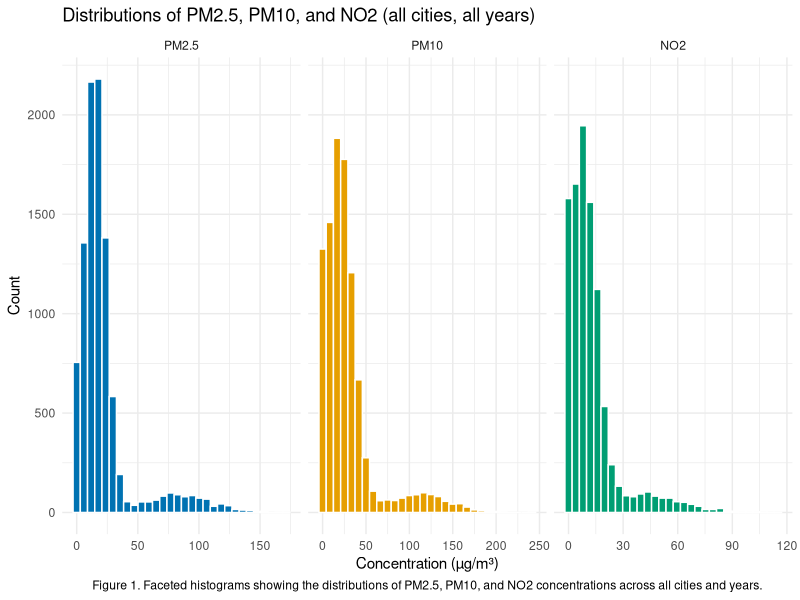
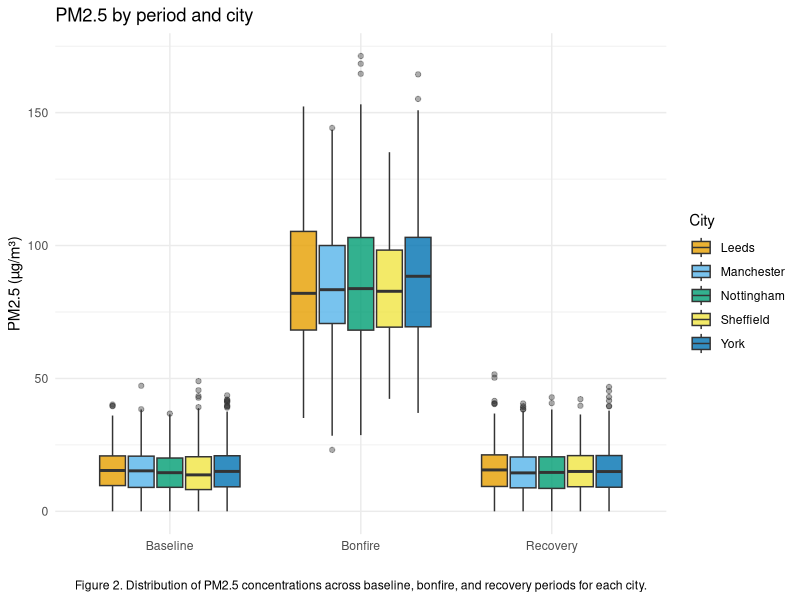
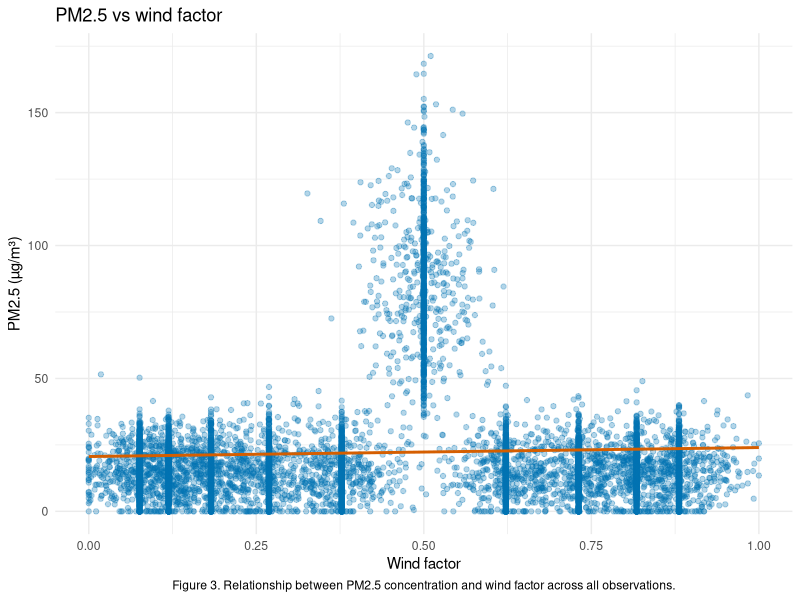
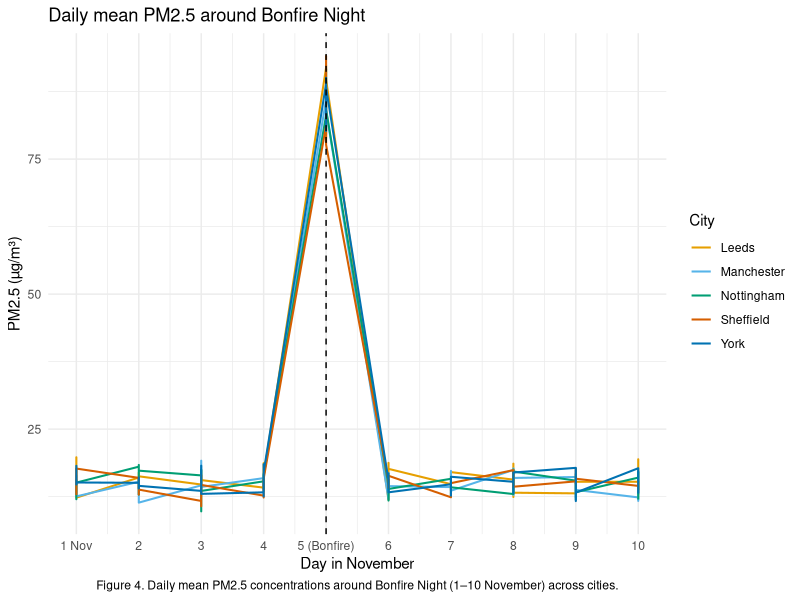
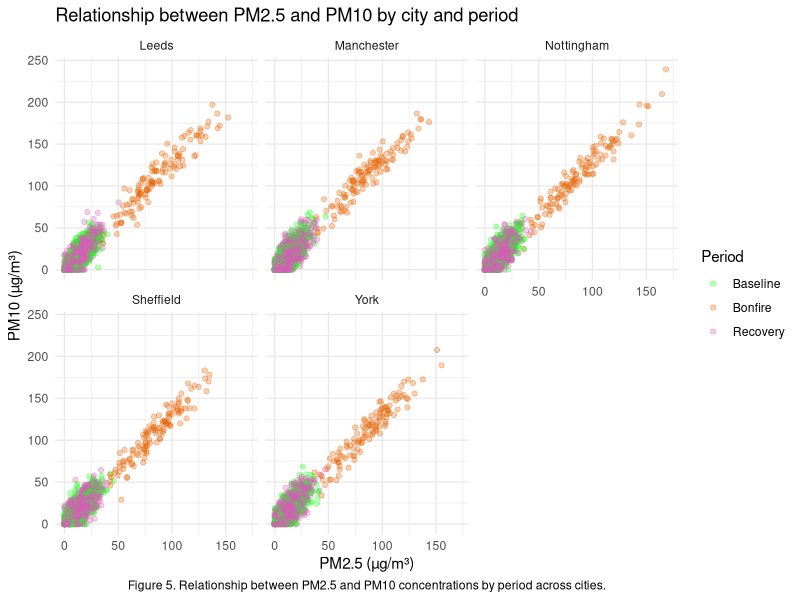
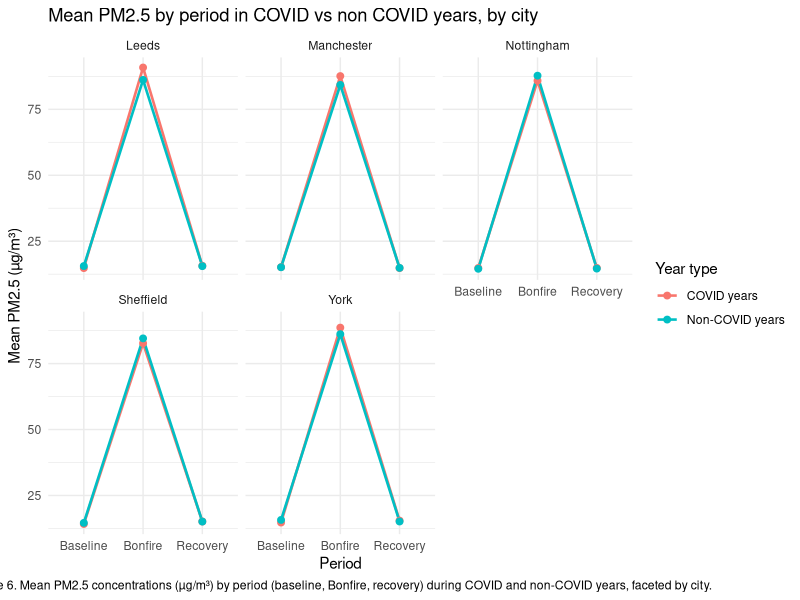

Source code (R) for these figures, in order: (Note: this script raises an error after producing the figures.)
#libraries
library(tidyverse)
library(lubridate)
library(ggplot2)
#----------Distribution of PM2.5 PM10 no2(all cities,all years)--------
data <- read_csv("intro_ds.csv") %>%
  mutate(
    date=dmy(date),
    year=year(date),
    no2=pmax(0,no2),
    pm10=pmax(0,pm10),
    pm25=pmax(0,pm25))
# Long format
data_long<-data %>%
  pivot_longer(
    cols =c(pm25,pm10,no2),
    names_to="pollutant",
    values_to="value") %>%mutate(
    pollutant=factor(
      pollutant,
      levels=c("pm25","pm10","no2"),
      labels=c("PM2.5","PM10","NO2")))
#colour blind palettes
colour<- c("PM2.5"="#0072B2", #Brilliant Blue  
         "PM10"="#E69F00",  # saturated Orange 
         "NO2"="#009E73")   #Bluish Green
ggplot(data_long, aes(x=value, fill=pollutant)) +
  geom_histogram(bins=30, colour="white") +
  facet_wrap(~ pollutant, scales="free_x") +
  scale_fill_manual(values=colour,guide="none") +
  labs(
    title="Distributions of PM2.5, PM10, and NO2 (all cities, all years)",
    x="Concentration (µg/m³)",y="Count",
    caption="Figure 1. Faceted histograms showing the distributions of PM2.5, PM10, and NO2 concentrations across all cities and years." ) +
  theme_minimal()+theme(
    plot.caption=element_text(hjust = 0.5))


#--------------------------PM2.5 by period and city-----------------------------------

# Create period variable (Baseline / Bonfire / Recovery)
data<-data %>%
  mutate(
    bonfire_days=as.numeric(date - as.Date(paste0(year, "-11-01"))),
    period=case_when(
      bonfire_days<4  ~ "Baseline",
      bonfire_days==4 ~ "Bonfire",
      bonfire_days>4  ~ "Recovery"))
#Colour blind safe palette for cities
colour2<-c(
  "Leeds"="#E69F00",     #Hot Butter
  "Manchester"="#56B4E9",# sky blue
  "Nottingham"="#009E73",#bluish-green
  "Sheffield"="#F0E442",#warm yellow
  "York"="#0072B2")#Brilliant Blue
#Boxplot chart
ggplot(data, aes(x=period, y=pm25, fill=city)) +
  geom_boxplot(alpha=0.8, outlier.alpha=0.4) +
  scale_fill_manual(values=colour2) +
  labs(
    title="PM2.5 by period and city",
    x="",
    y="PM2.5 (µg/m³)",
    fill="City",
    caption="Figure 2. Distribution of PM2.5 concentrations across baseline, bonfire, and recovery periods for each city.") +
  theme_minimal()+ theme(
    plot.caption=element_text(hjust=0.5))


#-------------------------------PM2.5 vs wind factor---------------------------
pm25_data <- data %>% filter(!is.na(pm25))
ggplot(pm25_data, aes(x=wind_factor, y = pm25)) +
  geom_point(alpha=0.3, colour ="#0072B2") +  #Brilliant Blue
  geom_smooth(method ="lm", se =FALSE, colour="#D55E00") +  #Burnt Orange
  labs(
    title="PM2.5 vs wind factor",
    x="Wind factor",
    y="PM2.5 (µg/m³)",
    caption="Figure 3. Relationship between PM2.5 concentration and wind factor across all observations.") +
  theme_minimal()+ theme(
    plot.caption=element_text(hjust=0.5))


#--------------------Time-series PM2.5 around Bonfire Night---------------------
colour3 <- c(
  "Leeds"="#E69F00",#Hot Butter
  "Manchester"="#56B4E9",#clear blue
  "Nottingham"="#009E73",#Bright Cyan
  "Sheffield"="#D55E00",  # Burnt Orange
  "York"="#0072B2")#bright blue
pm25_daily= data %>%
  group_by(city,year,date) %>%
  summarise(pm25_mean=mean(pm25,na.rm=TRUE), .groups="drop") %>%
  mutate(day_index=as.numeric(date - as.Date(paste0(year,"-11-01"))))
ggplot(pm25_daily, aes(x=day_index, y=pm25_mean, colour=city)) +
  geom_line(linewidth=0.7) +
  geom_vline(xintercept=4, linetype="dashed", colour="black") +#for vertical line
  scale_colour_manual(values=colour3) +
  scale_x_continuous(
    breaks=0:9,
    labels =c("1 Nov","2","3","4","5 (Bonfire)","6","7","8","9","10")) +
  labs(
    title = "Daily mean PM2.5 around Bonfire Night",
    x = "Day in November",
    y = "PM2.5 (µg/m³)",
    colour = "City",
    caption = "Figure 4. Daily mean PM2.5 concentrations around Bonfire Night (1–10 November) across cities.") +
  theme_minimal()+ theme(
    plot.caption = element_text(hjust= 0.5))


#-----------------------PM2.5 vs PM10 by period and city------------------------
data=data %>%
  filter(month(date) == 11,day(date)>=1,day(date)<=10) %>%
  mutate(
    bonfire_days=day(date) - 1,
    period=case_when(
      bonfire_days<4~"Baseline",
      bonfire_days==4~"Bonfire",
      bonfire_days>4~"Recovery"),
    period=factor(period,levels=c("Baseline","Bonfire","Recovery")))
ggplot(data,aes(x= pm25, y =pm10, colour=period)) +
  geom_point(alpha=0.3) +
  scale_colour_manual(
    values = c(
      "Baseline" = "#1AFF1A",#vibrant green
      "Bonfire"  = "#E66100",#bold orange
      "Recovery" = "#D35FB7")) +#magenta 
  facet_wrap(~city) +
  labs(
    title="Relationship between PM2.5 and PM10 by city and period",
    x= "PM2.5 (µg/m³)",
    y ="PM10 (µg/m³)",
    colour="Period",
    caption="Figure 5. Relationship between PM2.5 and PM10 concentrations by period across cities.") +
  theme_minimal()+
  theme(
    plot.caption =element_text(hjust=0.5))

#----------------COVID vs non COVID----------------------
data <- read_csv("intro_ds.csv") %>%
  mutate(
    date=dmy(date),
    year=year(date),
    no2=pmax(0,no2),
    pm10=pmax(0,pm10),
    pm25=pmax(0,pm25),
    bonfire= as.numeric(date -as.Date(paste0(year, "-11-01"))),
    period=case_when(
      bonfire<4~"Baseline",
      bonfire==4~"Bonfire",
      bonfire>4~ "Recovery"),
    covid_period=if_else(year %in% c(2020, 2021),
                           "COVID years", "Non‑COVID years"))
pm25_covid_city <- data %>%
  group_by(city, covid_period, period) %>%
  summarise(
    mean_pm25 = mean(pm25, na.rm = TRUE),
    .groups = "drop")
# Faceted plot: one panel per city, lines for covid vs non‑covid
ggplot(pm25_covid_city,
       aes(x=period,y=mean_pm25,
           colour=covid_period,group=covid_period)) +
  geom_line(linewidth=0.9) +
  geom_point(size=2) +
  facet_wrap(~ city) +
  labs(title ="Mean PM2.5 by period in COVID vs non COVID years, by city",
       x="Period",
       y="Mean PM2.5 (µg/m³)",
       colour="Year type",
       caption="Figure 6. Mean PM2.5 concentrations (µg/m³) by period (baseline, Bonfire, recovery) during COVID and non-COVID years, faceted by city.") +
  theme_minimal()+theme(
    plot.caption=element_text(hjust= 0.5))


#--------------------------------PCA of pollution+wind--------------------------------
pca <- prcomp(agg %>% dplyr::select(mean_pm25,
                                    mean_pm10, 
                                    mean_no2, 
                                    mean_wind),
              scale = TRUE)
#extracting the PC1 and PC2 into a plotting table
agg.pca <- data.frame(
  city = agg$city,
  period = agg$period,
  covid_period = agg$covid_period %>%
    str_replace("Non‑COVID years", "Non-COVID years") %>%  
    factor(levels = c("Non-COVID years", "COVID years")),
  PC1 = pca$x[,1],
  PC2 = pca$x[,2])
# scatterplot of PC1 vs PC2
ggplot(agg.pca, aes(PC1, PC2)) +
  geom_point(aes(colour = covid_period), size = 2.5, alpha = 0.7) +
  facet_wrap(~ period) +
  scale_colour_manual(
    values = c("Non-COVID years" = "#FFC20A","COVID years" = "#DC3220")) +
  labs(
    title = "PCA of pollution + wind (city–year–period means)",
    x = "PC1", y = "PC2", colour = "Year type",
    caption = "Figure 7. PCA of pollution and wind variables (PC1 vs PC2), faceted by baseline, bonfire, and recovery periods.")+
  theme_minimal()+
  theme(plot.caption=element_text(hjust = 0.5))


#--------------------------------------------------------------------------------





